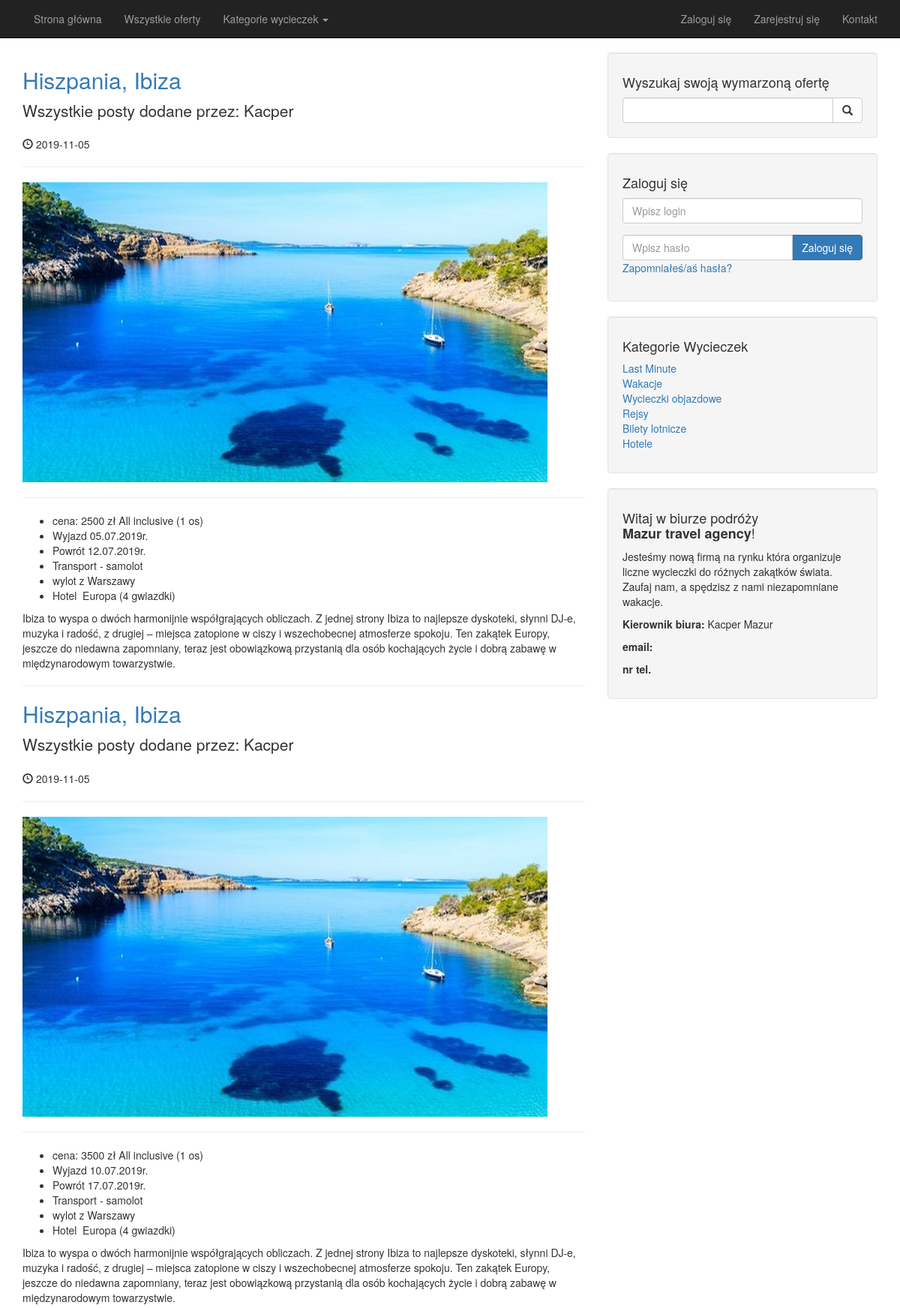
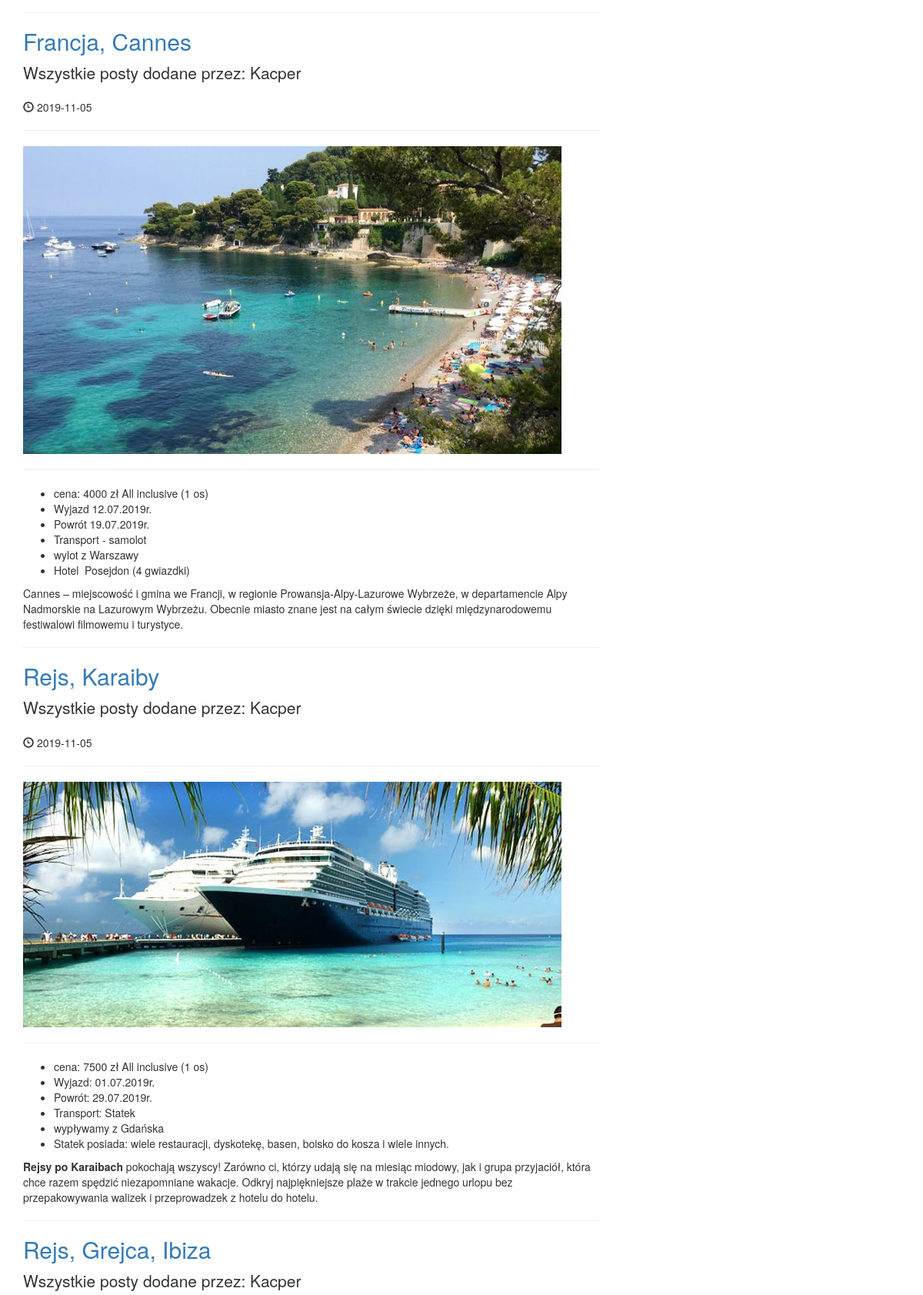
/author_posts.php (upper part), run on the app's committed database (2 pictures, top to bottom).
### tables this page shows
CREATE TABLE `posts` (
  `post_id` int(3) NOT NULL,
  `post_category_id` int(3) NOT NULL,
  `user_id` int(3) NOT NULL,
  `post_author` varchar(25) NOT NULL,
  `post_title` varchar(255) NOT NULL,
  `post_user` varchar(25) DEFAULT NULL,
  `post_date` date NOT NULL,
  `post_image` text NOT NULL,
  `post_content` text NOT NULL,
  `post_tags` varchar(255) NOT NULL,
  `post_comment_count` int(11) NOT NULL,
  `post_status` varchar(255) NOT NULL DEFAULT 'draft',
  `post_views_count` int(11) NOT NULL,
  `likes` int(11) NOT NULL
);

CREATE TABLE `categories` (
  `cat_id` int(11) NOT NULL,
  `user_id` int(11) NOT NULL,
  `cat_title` varchar(255) NOT NULL
);

### author_posts.php (the view, shortened to what this page needs)
<?php include "includes/header.php";?>
<?php include "includes/navigation.php";?>
<div class="container">
    <div class="row">
        <div class="col-md-8">
           <?php
            $per_page = 5;
            if(isset($_GET['page']))
            {
                $page = $_GET['page'];
            }else
            {
                $page = "";
            }
            if($page == "" || $page == 1)
            {
                $page_1 = 0;
            } else
            {
                $page_1 = ($page * $per_page) - $per_page;
            }
            if(isset($_SESSION['user_role']) && $_SESSION['user_role'] = 'admin')
              {
                  $posts_query_count = "SELECT * FROM posts ";
              } else {
                  $posts_query_count = "SELECT * FROM posts WHERE post_status = 'published' ";
              }
            $find_count = mysqli_query($connection, $posts_query_count);
            $count = mysqli_num_rows($find_count);
            if($count < 1)
            {
                echo " <h1 class='text-center'> NO POSTS </h1>";
            }else
                {
            $query = "SELECT * FROM posts LIMIT $page_1, $per_page ";
            $select_all_posts_query = mysqli_query($connection, $query);
            while($row = mysqli_fetch_assoc($select_all_posts_query))
            {
                $post_title = $row['post_title'];
                $post_user = $row['post_user'];
                $post_date = $row['post_date'];
                $post_image = $row['post_image'];
                $post_content = $row['post_content'];
                ?>
            <h2>
                <a href="post/<?php echo $post_id; ?>"><?php echo $post_title ?></a>
            </h2>
            <p class="lead">
               Wszystkie posty dodane przez:  <?php echo $post_user ?>
            </p>
            <p><span class="glyphicon glyphicon-time"></span> <?php echo $post_date ?></p>
            <hr>
            <img class="img-responsive" src="/cms/images/<?php echo $post_image;?>" alt="">
            <hr>
            <p><?php echo $post_content ?></p>
            <hr>
            <?php
            } }
            ?>
        </div>
       <?php include "includes/sidebar.php"; ?>
    </div>
   <?php include "includes/footer.php"; ?>

### includes/sidebar.php (shortened to what this page needs)
<div class="col-md-4">
               <div class="well">
                   <h4>Wyszukaj swoją wymarzoną ofertę</h4>
                   <form action="search.php" method="post">
                       <div class="input-group">
                           <input name="search" type="text" class="form-control">
                           <span class="input-group-btn">
                               <button name="submit" class="btn btn-default" type="submit">
                                   <span class="glyphicon glyphicon-search"></span>
                           </button>
                           </span>
                       </div>
                   </form>
               </div>
               <div class="well">
                  <?php if(isset($_SESSION['user_role'])): ?>
                  <h4>Zalogowany/a jako <?php echo $_SESSION['username'] ?></h4>
                  <a href="/cms/includes/logout.php" class="btn btn-primary">Wyloguj</a>
                  <?php else: ?>
                      <h4>Zaloguj się </h4>
                   <form  method="post">
                       <div class="form-group">
                           <input name="username" type="text" class="form-control" placeholder="Wpisz login">
                       </div>
                       <div class="input-group">
                           <input name="password" type="password" class="form-control" placeholder="Wpisz hasło">
                           <span class="input-group-btn">
                               <button class="btn btn-primary" name="login" type="submit">Zaloguj się
                               </button>
                           </span>
                       </div>
                       <div class="form-group">
                           <a href="forgot.php?forgot=<?php echo uniqid(true); ?>">Zapomniałeś/aś hasła?</a>
                       </div>
                   </form>
                  <?php endif; ?>
               </div>
               <div class="well">
                  <?php
                   $query = "SELECT * FROM categories ";
                   $select_categories_sidebar = mysqli_query($connection, $query);
                   ?>
                   <h4>Kategorie Wycieczek</h4>
                   <div class="row">
                       <div class="col-lg-12">
                           <ul class="list-unstyled">
                              <?php
                               while($row = mysqli_fetch_assoc($select_categories_sidebar))
                               {
                                   $cat_title = $row['cat_title'];
                                   $cat_id = $row['cat_id'];
                                   echo "<li><a href='category.php?category=$cat_id'>{$cat_title}</a></li>";
                               }
                               ?>
                           </ul>
                       </div>
                   </div>
               </div>
               <?php include "widget.php"; ?>
           </div>

### css/blog-home.css (style rules this page uses)
body { padding-top: 70px; }

### data on the page
posts: post_title "Hiszpania, Ibiza", post_user "Kacper", post_date "2019-11-05", post_image (picture), post_content "cena: 2500 zł All inclusive (1 os) Wyjazd 05.07.2019r. Powrót 12.07.2019r. Transport - samolot wylot z Warszawy Hotel Europa (4 gwiazdki) Ibiza to wyspa o dwóch harmonijnie współgrających obliczach. Z jednej strony Ibiza to najlepsze dyskoteki, słynni DJ-e, muzyka i radość, z drugiej – miejsca zatopione w ciszy i wszechobecnej atmosferze spokoju. Ten zakątek Europy, jeszcze do niedawna zapomniany, teraz jest obowiązkową przystanią dla osób kochających życie i dobrą zabawę w międzynarodowym towarzystwie."
posts: post_title "Hiszpania, Ibiza", post_user "Kacper", post_date "2019-11-05", post_image (picture), post_content "cena: 3500 zł All inclusive (1 os) Wyjazd 10.07.2019r. Powrót 17.07.2019r. Transport - samolot wylot z Warszawy Hotel Europa (4 gwiazdki) Ibiza to wyspa o dwóch harmonijnie współgrających obliczach. Z jednej strony Ibiza to najlepsze dyskoteki, słynni DJ-e, muzyka i radość, z drugiej – miejsca zatopione w ciszy i wszechobecnej atmosferze spokoju. Ten zakątek Europy, jeszcze do niedawna zapomniany, teraz jest obowiązkową przystanią dla osób kochających życie i dobrą zabawę w międzynarodowym towarzystwie."
posts: post_title "Francja, Cannes", post_user "Kacper", post_date "2019-11-05", post_image (picture), post_content "cena: 4000 zł All inclusive (1 os) Wyjazd 12.07.2019r. Powrót 19.07.2019r. Transport - samolot wylot z Warszawy Hotel Posejdon (4 gwiazdki) Cannes – miejscowość i gmina we Francji, w regionie Prowansja-Alpy-Lazurowe Wybrzeże, w departamencie Alpy Nadmorskie na Lazurowym Wybrzeżu. Obecnie miasto znane jest na całym świecie dzięki międzynarodowemu festiwalowi filmowemu i turystyce."
posts: post_title "Rejs, Karaiby", post_user "Kacper", post_date "2019-11-05", post_image (picture), post_content "cena: 7500 zł All inclusive (1 os) Wyjazd: 01.07.2019r. Powrót: 29.07.2019r. Transport: Statek wypływamy z Gdańska Statek posiada: wiele restauracji, dyskotekę, basen, boisko do kosza i wiele innych. Rejsy po Karaibach pokochają wszyscy! Zarówno ci, którzy udają się na miesiąc miodowy, jak i grupa przyjaciół, która chce razem spędzić niezapomniane wakacje. Odkryj najpiękniejsze plaże w trakcie jednego urlopu bez przepakowywania walizek i przeprowadzek z hotelu do hotelu."
posts: post_title "Rejs, Grejca, Ibiza", post_user "Kacper"
categories: cat_title "Last Minute"
categories: cat_title "Wakacje"
categories: cat_title "Wycieczki objazdowe"
categories: cat_title "Rejsy"
categories: cat_title "Bilety lotnicze"
categories: cat_title "Hotele"
